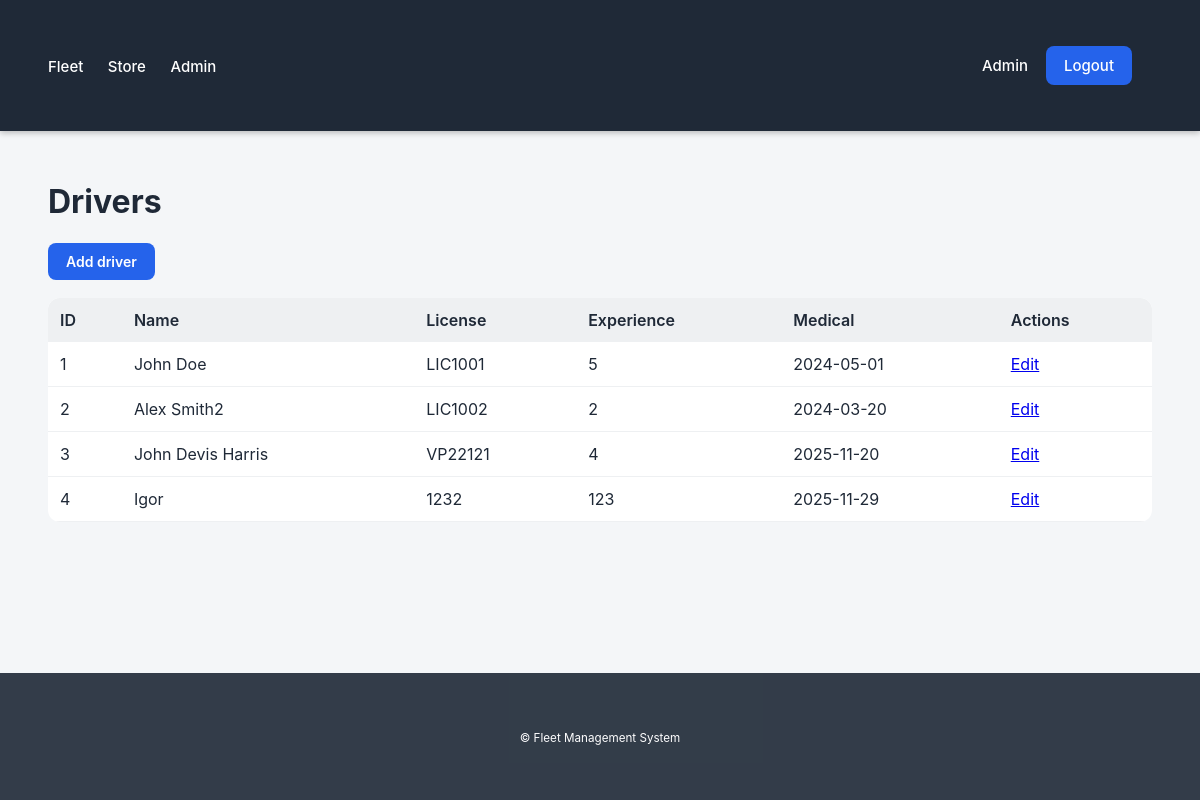
Screenshot of /admin/manage_drivers (signed in) with the database file from the repository.
### app/models/driver.py (models this page shows, shortened)
class Driver(db.Model):
    __tablename__ = 'drivers'
    id = db.Column(db.Integer, primary_key=True)
    full_name = db.Column(db.String(150), nullable=False)
    license_number = db.Column(db.String(100), unique=True, nullable=False)
    experience_years = db.Column(db.Integer, nullable=False)
    medical_check = db.Column(db.String(120), nullable=False)   # або Date — як захочеш
    trips = db.relationship(
        'Trip',
        backref='driver',
        cascade='all, delete-orphan',
        lazy=True
    )

### app/controllers/admin_controller.py (the view)
@admin_bp.route("/manage_drivers")
@admin_only
def manage_drivers():
    drivers = _normalize_list(DriverService.get_all())
    return render_template("Admin/manage_drivers.html", drivers=drivers)

### app/controllers/admin_controller.py (called while the page is built)
def admin_only(func):
    @wraps(func)
    def wrapper(*args, **kwargs):
        if "user_id" not in session:
            flash("Login required!", "warning")
            return redirect(url_for("auth.login"))
        if session.get("role") != "admin":
            flash("Access denied!", "danger")
            return redirect(url_for("store.dashboard"))
        return func(*args, **kwargs)
    return wrapper

def _normalize_list(res):
    if isinstance(res, tuple) and len(res) == 2:
        return res[0]
    return res

### app/repositories/driver_repository.py (called while the page is built)
    @staticmethod
    def get_all(query=None, page=None, per_page=None):
        q = Driver.query
        if query:
            search = f"%{query}%"
            q = q.filter(
                Driver.full_name.ilike(search)
            )
        if page and per_page:
            pag = q.order_by(Driver.id).paginate(page=page, per_page=per_page, error_out=False)
            return pag.items, pag.pages
        items = q.order_by(Driver.id).all()
        return items, 1

### app/services/driver_service.py (called while the page is built)
    @staticmethod
    def get_all(query=None, page=None, per_page=None):
        return DriverRepository.get_all(query=query, page=page, per_page=per_page)

### app/templates/Admin/manage_drivers.html (shortened to what this page needs)
{% extends 'base.html' %}
{% block content %}
<h1>Drivers</h1>
<a class="button" href="{{ url_for('admin.add_driver') }}">Add driver</a>
<table class="table">
  <thead><tr><th>ID</th><th>Name</th><th>License</th><th>Experience</th><th>Medical</th><th>Actions</th></tr></thead>
  <tbody>
    {% for d in drivers %}
    <tr>
      <td>{{ d.id }}</td>
      <td>{{ d.full_name }}</td>
      <td>{{ d.license_number }}</td>
      <td>{{ d.experience_years }}</td>
      <td>{{ d.medical_check }}</td>
      <td><a href="{{ url_for('admin.edit_driver', did=d.id) }}">Edit</a></td>
    </tr>
    {% else %}
    <tr><td colspan="6">No drivers</td></tr>
    {% endfor %}
  </tbody>
</table>
{% endblock %}

### app/static/css/style.css (style rules this page uses)
html, body { height: 100%; }
body { margin: 0; padding: 0; font-family: -apple-system, BlinkMacSystemFont, "Segoe UI", Roboto, Arial, sans-serif; background: #f4f6f8; color: #1f2937; display: flex; flex-direction: column; }
* { transition: 0.15s ease; }
.button { padding: 10px 18px; border-radius: 8px; background: #2563eb; color: white; text-decoration: none; font-weight: 600; font-size: 14px; display: inline-block; border: none; cursor: pointer; }
.table { width: 100%; border-collapse: collapse; background: white; border-radius: 12px; overflow: hidden; margin-top: 18px; }
.table th { background: #eef0f2; text-align: left; padding: 12px; font-weight: 600; }
.table td { padding: 12px; border-bottom: 1px solid #eef0f2; }

### rows the page displays
Driver: id "1", full_name "John Doe", license_number "LIC1001", experience_years "5", medical_check "2024-05-01"
Driver: id "2", full_name "Alex Smith2", license_number "LIC1002", experience_years "2", medical_check "2024-03-20"
Driver: id "3", full_name "John Devis Harris", license_number "VP22121", experience_years "4", medical_check "2025-11-20"
Driver: id "4", full_name "Igor", license_number "1232", experience_years "123", medical_check "2025-11-29"

### other values shown
{{ session.get('user_name') }} "Admin"
